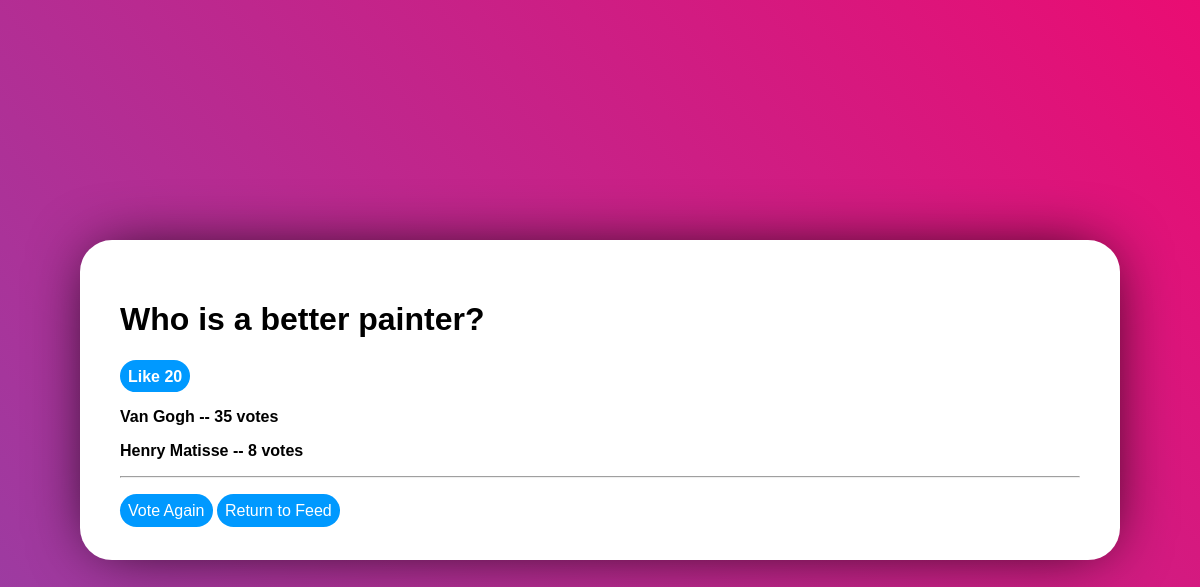
The page /polling/20/results/ on the database its author committed.
### polling/models.py (models this page shows, shortened)
class Question(models.Model):
    questionText = models.CharField(max_length=250)
    publicationDate = models.DateTimeField('date published')
    likes = models.IntegerField(default=0)

class Choice(models.Model):
    question = models.ForeignKey(Question, on_delete=models.CASCADE)
    choiceText = models.CharField(max_length=150)
    votes = models.IntegerField(default=0)

### polling/views.py (the view)
# urls.py: path('<int:pk>/results/', views.ResultsView.as_view(), name='results'),
class ResultsView(generic.DetailView):
    model = Question
    template_name = 'polling/results.html'

### polling/templates/polling/results.html
{% load static %}
<link rel="stylesheet" type="text/css" href="{% static 'polling/style.css' %}">
<div class="VoteDiv">
  <h1>{{ question.questionText}}</h1>
  <input type="submit" class="LikeButton" name="Like" value="Like {{question.likes}}""></input>
  {% for choice in question.choice_set.all %}
    <p>{{ choice.choiceText}} -- {{choice.votes}} vote{{ choice.votes|pluralize}} </p>
  {% endfor %}
  <hr></hr>
  <div class="Space">
    <a href = "{% url 'polling:detail' question.id %}">Vote Again</a>
    <a href = "{% url 'polling:index'%}">Return to Feed</a>
  </div>
</div>

### polling/static/polling/style.css (style rules this page uses)
h1 { font-family: Arial; font-weight: Bold; color: black; }
p { font-family: Arial; font-weight: Bold; color: black; }
input { align-self: Left; }
.VoteDiv { font-size: 16px; position: absolute; top: 50%; left: 50%; transform: translate(-50%, -50%); margin: auto; font-family: Arial; background-color: white; border-radius: 2em; padding: 2.5em; width: 80%; overflow: visible; box-shadow: 0px 0px 64px -16px black; }
.VoteDiv input { color: white; background-color: var(--button-color); border-style: none; }
.VoteDiv a { position: relative; width: 100%; color: white; border-radius: 2em; background-color: var(--button-color); border-style: none; padding: 0.5em; text-decoration: none; margin: auto; }
.LikeButton { font-family: Arial; color: white; font-weight: bold; font-size: 1em; background: var(--button-color); border-radius: 2em; border-style: none; min-width: 3em; max-width: 6em; height: 2em; margin: auto; padding: 0.5em; }
.Space { margin-top: 1.5em; }

### rows shown on the page
Question: questionText "Who is a better painter?", Like "Like 20"
Choice: choiceText "Van Gogh", votes "35"
Choice: choiceText "Henry Matisse", votes "8"
